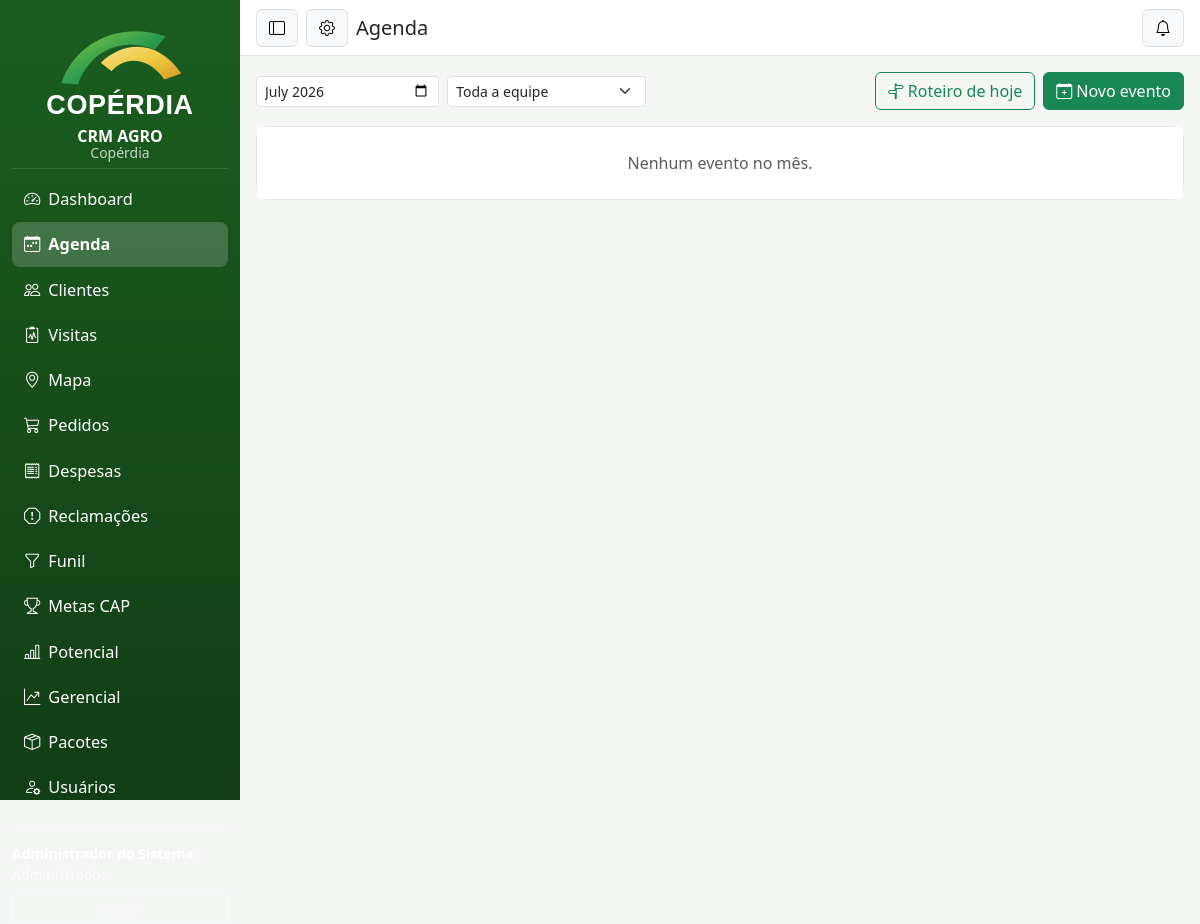
The app's page /index.php?r=agenda (signed in), older data.
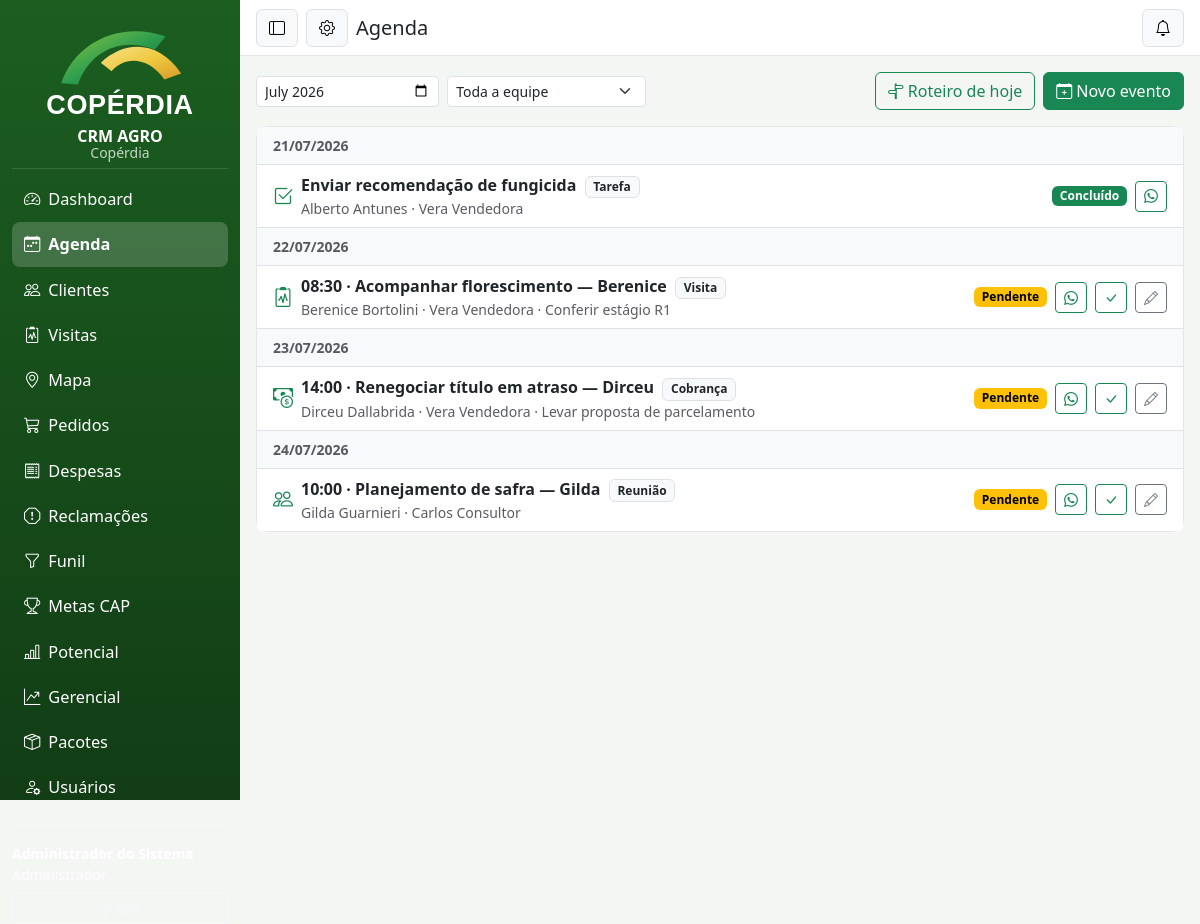
The same page, newer data.
### tables this page shows
CREATE TABLE agenda_eventos (
  id INT AUTO_INCREMENT PRIMARY KEY,
  usuario_id INT NOT NULL,
  cliente_id INT NULL,
  tipo ENUM('Visita','Reunião','Tarefa','Entrega','Cobrança','Outro') NOT NULL DEFAULT 'Visita',
  titulo VARCHAR(160) NOT NULL,
  data DATE NOT NULL,
  hora TIME NULL,
  status ENUM('Pendente','Concluído','Cancelado') NOT NULL DEFAULT 'Pendente',
  descricao VARCHAR(255),
  criado_em DATETIME NOT NULL DEFAULT CURRENT_TIMESTAMP,
  FOREIGN KEY (usuario_id) REFERENCES usuarios(id),
  FOREIGN KEY (cliente_id) REFERENCES clientes(id) ON DELETE SET NULL
);

CREATE TABLE clientes (
  id INT AUTO_INCREMENT PRIMARY KEY,
  nome VARCHAR(160) NOT NULL,
  situacao ENUM('Associado','Não Associado') NOT NULL DEFAULT 'Associado',
  cpf_cnpj VARCHAR(20),
  telefone VARCHAR(30),
  telefone2 VARCHAR(30),
  email VARCHAR(160),
  endereco VARCHAR(255),
  municipio VARCHAR(120),
  estado CHAR(2) DEFAULT 'SC',
  filial_id INT,
  latitude DECIMAL(10,7),
  longitude DECIMAL(10,7),
  responsavel_id INT COMMENT 'usuário (vendedor/técnico) dono da carteira',
  nivel_tecnologico ENUM('Alto','Médio','Baixo') NOT NULL DEFAULT 'Médio',
  volume_compra_anual DECIMAL(14,2) NOT NULL DEFAULT 0,
  potencial_venda DECIMAL(14,2) NOT NULL DEFAULT 0,
  limite_credito DECIMAL(14,2) NOT NULL DEFAULT 0,
  prospecto TINYINT(1) NOT NULL DEFAULT 0 COMMENT 'pré-cadastro (cliente em prospecção)',
  ativo TINYINT(1) NOT NULL DEFAULT 1,
  criado_em DATETIME NOT NULL DEFAULT CURRENT_TIMESTAMP,
  FOREIGN KEY (filial_id) REFERENCES filiais(id),
  FOREIGN KEY (responsavel_id) REFERENCES usuarios(id)
);

CREATE TABLE usuarios (
  id INT AUTO_INCREMENT PRIMARY KEY,
  nome VARCHAR(120) NOT NULL,
  email VARCHAR(160) NOT NULL UNIQUE,
  senha_hash VARCHAR(255) NOT NULL,
  perfil ENUM('Administrador','Gestor Comercial','Gestor Técnico','Consultor Técnico','Vendedor','Analista','Produtor') NOT NULL,
  telefone VARCHAR(30),
  categoria_reembolso_id INT NULL COMMENT 'categoria de reembolso de despesas (KM/refeições)',
  cliente_id INT NULL COMMENT 'produtor vinculado (perfil Produtor — portal)',
  ativo TINYINT(1) NOT NULL DEFAULT 1,
  criado_em DATETIME NOT NULL DEFAULT CURRENT_TIMESTAMP
);

### app/helpers.php (called while the page is built, shortened)
<?php
function e(?string $valor): string
{
    return htmlspecialchars($valor ?? '', ENT_QUOTES, 'UTF-8');
}
function data_br(?string $data): string
{
    $ts = strtotime($data);
    return $ts ? date('d/m/Y', $ts) : '—';
}
function render(string $view, array $dados = []): void
{
    require __DIR__ . '/Views/layout.php';
}

### app/Controllers/AgendaController.php (called while the page is built, shortened)
<?php
class AgendaController
{
    public function index(): void
    {
        $mesRef = $_GET['mes'] ?? date('Y-m');
        $de = $mesRef . '-01';
        $ate = date('Y-m-t', strtotime($de));
        $usuarioFiltro = Permissoes::ehGestor() ? (int) ($_GET['usuario_id'] ?? 0) : 0;
        $eventos = AgendaService::listar($de, $ate, $usuarioFiltro);
        $roteiroHoje = AgendaService::roteiro(date('Y-m-d'), Auth::id());
        [$fc, $fp] = Permissoes::filtroCarteira();
        $clientes = Database::todos(
            "SELECT c.id, c.nome, c.telefone FROM clientes c WHERE c.ativo = 1 AND {$fc} ORDER BY c.nome",
            $fp
        );
        $equipe = Permissoes::ehGestor()
            ? Database::todos("SELECT id, nome FROM usuarios WHERE ativo = 1 AND perfil <> 'Produtor' ORDER BY nome")
            : [];
        render('agenda', [
            'eventos' => $eventos,
            'roteiroHoje' => $roteiroHoje,
            'clientes' => $clientes,
            'equipe' => $equipe,
            'tipos' => AgendaService::TIPOS,
            'mesRef' => $mesRef,
            'usuarioFiltro' => $usuarioFiltro,
            'ehGestor' => Permissoes::ehGestor(),
            'titulo' => 'Agenda',
        ]);
    }
}

### app/Core/Router.php (called while the page is built, shortened)
<?php
class Router
{
    private array $rotas = [];
    public function registrar(string $rota, string $classe, string $metodo): void
    {
        $this->rotas[$rota] = [$classe, $metodo];
    }
    public function despachar(string $rota): void
    {
        $rota = $rota ?: 'dashboard';
        [$classe, $metodo] = $this->rotas[$rota];
        (new $classe())->$metodo();
    }
}

### public/index.php (called while the page is built, shortened)
<?php
require dirname(__DIR__) . '/app/helpers.php';
spl_autoload_register(function (string $classe): void {
    if (str_starts_with($classe, 'App\\')) {
        $arquivo = dirname(__DIR__) . '/app/' . str_replace('\\', '/', substr($classe, 4)) . '.php';
    }
});
$router = new Router();
$router->registrar('arquivo/logo', \App\Controllers\ArquivoController::class, 'logo');
$router->registrar('arquivo/favicon', \App\Controllers\ArquivoController::class, 'favicon');
$router->registrar('login', LoginController::class, 'form');
$router->registrar('login/entrar', LoginController::class, 'entrar');
$router->registrar('login/sair', LoginController::class, 'sair');
$router->registrar('dashboard', DashboardController::class, 'index');
$router->registrar('clientes', ClientesController::class, 'index');
$router->registrar('clientes/obter', ClientesController::class, 'obter');
$router->registrar('clientes/salvar', ClientesController::class, 'salvar');
$router->registrar('clientes/pre-cadastro', ClientesController::class, 'preCadastro');
$router->registrar('clientes/ficha', ClientesController::class, 'ficha');
$router->registrar('clientes/salvar-propriedade', ClientesController::class, 'salvarPropriedade');
$router->registrar('clientes/salvar-talhao', ClientesController::class, 'salvarTalhao');
$router->registrar('clientes/salvar-plano-safra', ClientesController::class, 'salvarPlanoSafra');
$router->registrar('clientes/salvar-documento', ClientesController::class, 'salvarDocumento');
$router->registrar('clientes/baixar-documento', ClientesController::class, 'baixarDocumento');
$router->registrar('clientes/excluir-documento', ClientesController::class, 'excluirDocumento');
$router->registrar('visitas', VisitasController::class, 'index');
$router->registrar('visitas/apoio-modal', VisitasController::class, 'apoioModal');
$router->registrar('visitas/modelos', VisitasController::class, 'modelos');
$router->registrar('visitas/salvar', VisitasController::class, 'salvar');
$router->registrar('visitas/detalhe', VisitasController::class, 'detalhe');
$router->registrar('funil', FunilController::class, 'index');
$router->registrar('funil/salvar', FunilController::class, 'salvar');
$router->registrar('funil/mover', FunilController::class, 'mover');
$router->registrar('funil/aprovar', FunilController::class, 'aprovar');
$router->registrar('funil/salvar-proposta', FunilController::class, 'salvarProposta');
$router->registrar('pedidos', \App\Controllers\PedidosController::class, 'index');
$router->registrar('pedidos/salvar', \App\Controllers\PedidosController::class, 'salvar');
$router->registrar('pedidos/salvar-pacote', \App\Controllers\PedidosController::class, 'salvarPacote');
$router->registrar('pedidos/avaliar-pacote', \App\Controllers\PedidosController::class, 'avaliarPacote');
$router->registrar('pedidos/estrutura-pacote', \App\Controllers\PedidosController::class, 'estruturaPacote');
$router->registrar('pedidos/aprovar', \App\Controllers\PedidosController::class, 'aprovar');
$router->registrar('pedidos/faturar', \App\Controllers\PedidosController::class, 'faturar');
$router->registrar('pedidos/cancelar', \App\Controllers\PedidosController::class, 'cancelar');
$router->registrar('pedidos/detalhe', \App\Controllers\PedidosController::class, 'detalhe');
$router->registrar('despesas', \App\Controllers\DespesasController::class, 'index');
$router->registrar('despesas/salvar-km', \App\Controllers\DespesasController::class, 'salvarKm');
$router->registrar('despesas/salvar-veiculo', \App\Controllers\DespesasController::class, 'salvarVeiculo');
$router->registrar('despesas/ultimo-km', \App\Controllers\DespesasController::class, 'ultimoKm');
$router->registrar('despesas/salvar-refeicao', \App\Controllers\DespesasController::class, 'salvarRefeicao');
$router->registrar('despesas/excluir-km', \App\Controllers\DespesasController::class, 'excluirKm');
$router->registrar('despesas/excluir-refeicao', \App\Controllers\DespesasController::class, 'excluirRefeicao');
$router->registrar('despesas/gerar-prestacao', \App\Controllers\DespesasController::class, 'gerarPrestacao');
$router->registrar('despesas/enviar-prestacao', \App\Controllers\DespesasController::class, 'enviarPrestacao');
$router->registrar('despesas/avaliar-prestacao', \App\Controllers\DespesasController::class, 'avaliarPrestacao');
$router->registrar('despesas/detalhe-prestacao', \App\Controllers\DespesasController::class, 'detalhePrestacao');
$router->registrar('reclamacoes', \App\Controllers\ReclamacoesController::class, 'index');
$router->registrar('reclamacoes/salvar', \App\Controllers\ReclamacoesController::class, 'salvar');
$router->registrar('reclamacoes/mover', \App\Controllers\ReclamacoesController::class, 'mover');
$router->registrar('reclamacoes/detalhe', \App\Controllers\ReclamacoesController::class, 'detalhe');
$router->registrar('pacotes', \App\Controllers\PacotesController::class, 'index');
$router->registrar('pacotes/obter', \App\Controllers\PacotesController::class, 'obter');
$router->registrar('pacotes/salvar', \App\Controllers\PacotesController::class, 'salvar');
$router->registrar('agenda', \App\Controllers\AgendaController::class, 'index');
$router->registrar('agenda/salvar', \App\Controllers\AgendaController::class, 'salvar');
$router->registrar('agenda/status', \App\Controllers\AgendaController::class, 'status');
$router->registrar('agenda/roteiro', \App\Controllers\AgendaController::class, 'roteiro');
$router->registrar('notificacoes/listar', \App\Controllers\NotificacoesController::class, 'listar');
$router->registrar('notificacoes/ler', \App\Controllers\NotificacoesController::class, 'ler');
$router->registrar('notificacoes/ler-todas', \App\Controllers\NotificacoesController::class, 'lerTodas');
$router->registrar('gerencial', \App\Controllers\GerencialController::class, 'index');
$router->registrar('mapa', \App\Controllers\MapaController::class, 'index');
$router->registrar('portal', \App\Controllers\PortalController::class, 'index');
$router->registrar('relatorios/potencial', RelatoriosController::class, 'potencial');
$router->registrar('relatorios/potencial-dados', RelatoriosController::class, 'potencialDados');
$router->registrar('cap', CapController::class, 'index');
$router->registrar('usuarios', UsuariosController::class, 'index');
$router->registrar('usuarios/salvar', UsuariosController::class, 'salvar');
$router->registrar('configuracoes', \App\Controllers\ConfiguracoesController::class, 'index');
$router->registrar('configuracoes/salvar-imagem', \App\Controllers\ConfiguracoesController::class, 'salvarImagem');
$router->registrar('configuracoes/restaurar-padrao', \App\Controllers\ConfiguracoesController::class, 'restaurarPadrao');
$router->registrar('configuracoes/salvar-ajustes', \App\Controllers\ConfiguracoesController::class, 'salvarAjustes');
$router->registrar('configuracoes/salvar-categoria', \App\Controllers\ConfiguracoesController::class, 'salvarCategoria');
try {
    $router->despachar($_GET['r'] ?? 'dashboard');
} catch (\Throwable $e) {
    error_log('[CRM] ' . $e->getMessage() . ' em ' . $e->getFile() . ':' . $e->getLine());
    if (Auth::ehAjax()) {
        json_erro('Erro interno do servidor: ' . $e->getMessage(), 500);
    }
    http_response_code(500);
    echo '<div style="font-family:sans-serif;max-width:640px;margin:3rem auto">',
        '<h1 style="color:#c62828">Erro interno</h1><p>', e($e->getMessage()), '</p>',
        '<p><a href="index.php?r=dashboard">Voltar ao Dashboard</a></p></div>';
}

### app/Core/Auth.php (called while the page is built, shortened)
<?php
class Auth
{
    public static function perfil(): string
    {
        return $_SESSION['usuario']['perfil'] ?? '';
    }
}

### app/Core/Permissoes.php (called while the page is built, shortened)
<?php
class Permissoes
{
    public static function ehGestor(): bool
    {
        return in_array(Auth::perfil(), self::GESTORES, true);
    }
}

### app/Services/AgendaService.php (called while the page is built, shortened)
<?php
class AgendaService
{
    public static function listar(?string $de = null, ?string $ate = null, int $usuarioFiltro = 0): array
    {
        $where = '1=1';
        $params = [];
        if ($de) {
            $where .= ' AND e.data >= ?';
            $params[] = $de;
        }
        if ($ate) {
            $where .= ' AND e.data <= ?';
            $params[] = $ate;
        }
        return Database::todos(
            "SELECT e.*, c.nome AS cliente, c.telefone AS cliente_telefone, u.nome AS responsavel
               FROM agenda_eventos e
               LEFT JOIN clientes c ON c.id = e.cliente_id
               JOIN usuarios u ON u.id = e.usuario_id
              WHERE {$where}
              ORDER BY e.data, e.hora IS NULL, e.hora",
            $params
        );
    }
}

### app/Core/Database.php (called while the page is built, shortened)
<?php
class Database
{
    private static ?PDO $pdo = null;
    public static function conexao(): PDO
    {
        if (self::$pdo === null) {
            $host = getenv('DB_HOST') ?: '127.0.0.1';
            $port = getenv('DB_PORT') ?: '3306';
            $nome = getenv('DB_NAME') ?: 'crm_agropecuario';
            $usuario = getenv('DB_USER') ?: 'crm';
            $senha = getenv('DB_PASS') ?: 'crm123';
            $dsn = "mysql:host={$host};port={$port};dbname={$nome};charset=utf8mb4";
            self::$pdo = new PDO($dsn, $usuario, $senha, [
                PDO::ATTR_ERRMODE => PDO::ERRMODE_EXCEPTION,
                PDO::ATTR_DEFAULT_FETCH_MODE => PDO::FETCH_ASSOC,
                PDO::ATTR_EMULATE_PREPARES => false,
            ]);
        }
        return self::$pdo;
    }
    public static function executar(string $sql, array $params = []): \PDOStatement
    {
        $stmt = self::conexao()->prepare($sql);
        $stmt->execute($params);
        return $stmt;
    }
    public static function todos(string $sql, array $params = []): array
    {
        return self::executar($sql, $params)->fetchAll();
    }
}

### app/Views/agenda.php (the view, shortened to what the rows shown need)
<?php
$porData = [];
foreach ($eventos as $e) { $porData[$e['data']][] = $e; }
$statusCor = ['Pendente' => 'warning', 'Concluído' => 'success', 'Cancelado' => 'secondary'];
$tipoIcone = ['Visita'=>'bi-clipboard2-pulse','Reunião'=>'bi-people','Tarefa'=>'bi-check2-square','Entrega'=>'bi-truck','Cobrança'=>'bi-cash-coin','Outro'=>'bi-dot'];
$wa = function (?string $tel, string $texto): ?string {
    if (!$tel) return null;
    $num = preg_replace('/\D+/', '', $tel);
    if (strlen($num) < 10) return null;
    if (strlen($num) <= 11) $num = '55' . $num;
    return 'https://wa.me/' . $num . '?text=' . rawurlencode($texto);
};
?>
<div class="card"><div class="list-group list-group-flush">
  <?php foreach ($porData as $data => $lista): ?>
  <div class="list-group-item bg-light fw-semibold small text-uppercase text-muted"><?= data_br($data) ?></div>
  <?php foreach ($lista as $e): $link = $wa($e['cliente_telefone'] ?? null, 'Olá! Vamos agendar uma visita? (' . $e['titulo'] . ')'); ?>
  <div class="list-group-item d-flex align-items-center gap-2 <?= $e['status'] === 'Cancelado' ? 'opacity-50' : '' ?>">
    <i class="bi <?= $tipoIcone[$e['tipo']] ?? 'bi-dot' ?> fs-5 text-success"></i>
    <div class="flex-grow-1">
      <div class="fw-semibold"><?= $e['hora'] ? substr($e['hora'],0,5) . ' · ' : '' ?><?= e($e['titulo']) ?>
        <span class="badge text-bg-light border text-dark ms-1"><?= e($e['tipo']) ?></span></div>
      <div class="small text-muted"><?= e($e['cliente'] ?? '') ?><?= $ehGestor ? ' · ' . e($e['responsavel']) : '' ?><?= $e['descricao'] ? ' · ' . e($e['descricao']) : '' ?></div>
    </div>
    <span class="badge text-bg-<?= $statusCor[$e['status']] ?? 'secondary' ?>"><?= e($e['status']) ?></span>
    <?php if ($link): ?><a class="btn btn-sm btn-outline-success" href="<?= e($link) ?>" target="_blank" title="WhatsApp"><i class="bi bi-whatsapp"></i></a><?php endif; ?>
    <?php if ($e['status'] === 'Pendente'): ?>
    <button class="btn btn-sm btn-outline-success" title="Concluir" onclick="Agenda.status(<?= $e['id'] ?>,'Concluído')"><i class="bi bi-check-lg"></i></button>
    <button class="btn btn-sm btn-outline-secondary" title="Editar" onclick='Agenda.editar(<?= json_encode($e, JSON_UNESCAPED_UNICODE) ?>)'><i class="bi bi-pencil"></i></button>
    <?php endif; ?>
  </div>
  <?php endforeach; ?>
  <?php endforeach; ?>
</div></div>

Row changes from the older to the newer data that the page shows:
added agenda_eventos: titulo "Enviar recomendação de fungicida", tipo "Tarefa", cliente.nome "Alberto Antunes", usuario.nome "Vera Vendedora", status "Concluído", shown under "21/07/2026"
added agenda_eventos: hora "08:30", titulo "Acompanhar florescimento — Berenice", tipo "Visita", cliente.nome "Berenice Bortolini", usuario.nome "Vera Vendedora", descricao "Conferir estágio R1", status "Pendente", shown under "22/07/2026"
added agenda_eventos: hora "14:00", titulo "Renegociar título em atraso — Dirceu", tipo "Cobrança", cliente.nome "Dirceu Dallabrida", usuario.nome "Vera Vendedora", descricao "Levar proposta de parcelamento", status "Pendente", shown under "23/07/2026"
added agenda_eventos: hora "10:00", titulo "Planejamento de safra — Gilda", tipo "Reunião", cliente.nome "Gilda Guarnieri", usuario.nome "Carlos Consultor", status "Pendente", shown under "24/07/2026"
Text that changed along with them:
new list line: "21/07/2026"
new list line: "22/07/2026"
new list line: "23/07/2026"
new list line: "24/07/2026"
text no longer shown: "Nenhum evento no mês."
